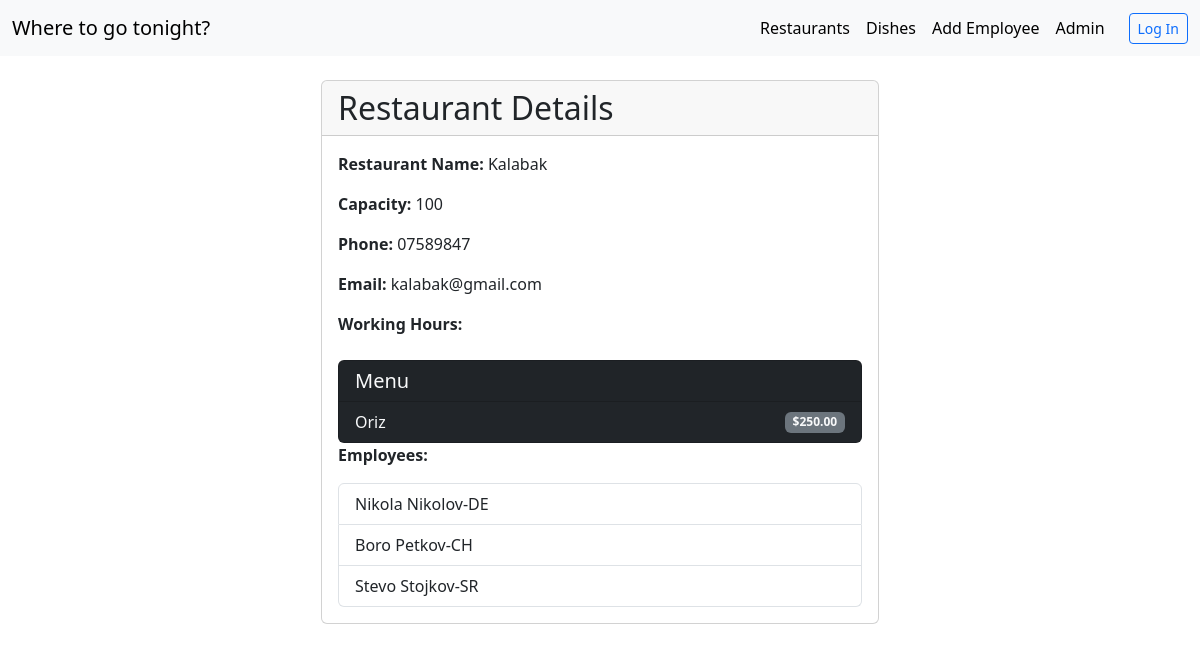
The page /restaurant_details/1/ on the database as committed earlier.
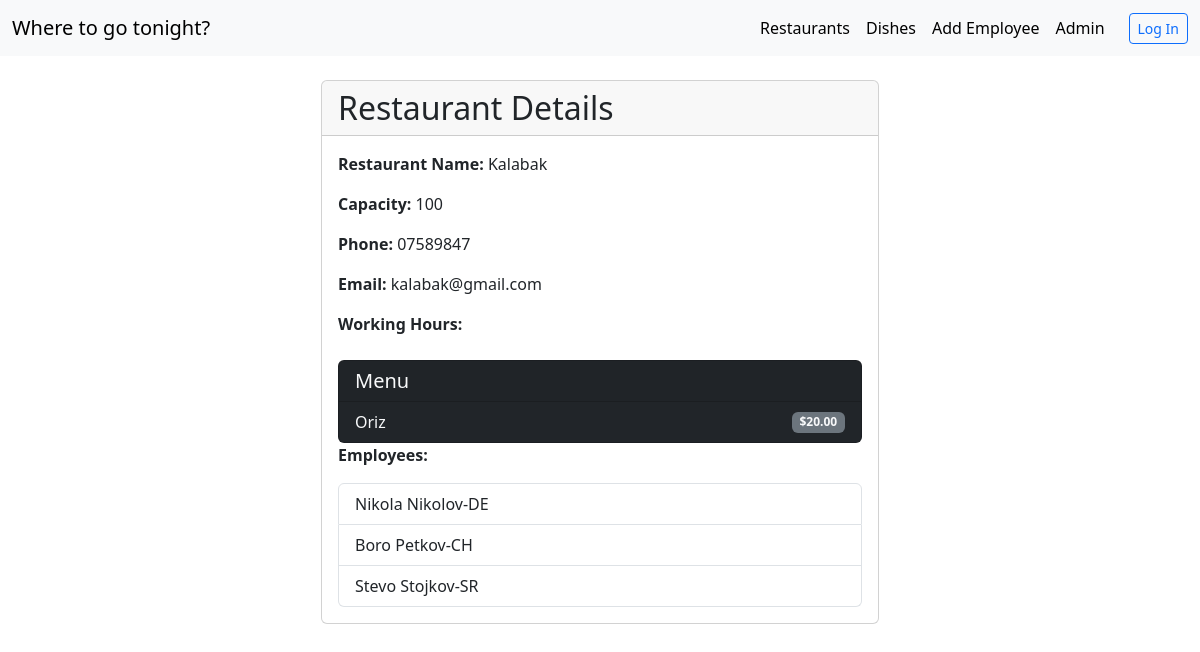
The same page on the database as committed later.
### restapp/models.py (models this page shows, shortened)
class DishRestaurant(models.Model):
    restaurant = models.ForeignKey(Restaurant, on_delete=models.CASCADE)
    dish = models.ForeignKey(Dish, on_delete=models.CASCADE)
    price = models.DecimalField(max_digits=6, decimal_places=2)

class Dish(models.Model):
    name = models.CharField(max_length=30)
    ingredients = models.TextField(blank=True, null=True)
    calories = models.IntegerField()
    image = models.ImageField(upload_to='dishes/', blank=True, null=True)

### restapp/views.py (the view)
# urls.py: path('restaurant_details/<restaurant_id>/', restaurant_detail, name="restaurant details"),
def restaurant_detail(request, restaurant_id):
    restaurant = Restaurant.objects.get(id=restaurant_id)
    return render(request, 'restaurant_detail.html', {'restaurant': restaurant})

### restapp/models.py (called while the page is built)
    def get_employees(self):
        return Employee.objects.filter(restaurant=self)

    def get_hours(self):
        hours = BusinessHours.objects.filter(restaurant=self)
        return "; ".join([str(hour) for hour in hours])

    def __str__(self):
        return f"{self.name} {self.surname}-{self.position}"

### restapp/templates/restaurant_detail.html
{% extends "base.html" %}
{% block content %}
    <div class="container d-flex justify-content-center mt-4">
        <div class="card" style="width: 50%">
            <div class="card-header">
                <h2 class="mb-0">Restaurant Details</h2>
            </div>
            <div class="card-body">
                <p><strong>Restaurant Name:</strong> {{ restaurant.name }}</p>
                <p><strong>Capacity:</strong> {{ restaurant.capacity }}</p>
                <p><strong>Phone:</strong> {{ restaurant.phone }}</p>
                <p><strong>Email:</strong> {{ restaurant.email }}</p>
                <p><strong>Working Hours:</strong> {{ restaurant.get_hours }}</p>
                <div class="card bg-dark text-light mt-4">
                    <div class="card-header">
                        <h5 class="mb-0">Menu</h5>
                    </div>
                    <ul class="list-group list-group-flush">
                        {% for dish_res in restaurant.dishrestaurant_set.all %}
                            <li class="list-group-item bg-dark text-light d-flex justify-content-between align-items-center">
                                <span>{{ dish_res.dish.name }}</span>
                                <span class="badge bg-secondary text-light">${{ dish_res.price }}</span>
                            </li>
                        {% empty %}
                            <li class="list-group-item text-muted">No dishes available.</li>
                        {% endfor %}
                    </ul>
                </div>
                <p><strong>Employees:</strong></p>
                <ul class="list-group">
                    {% for employee in restaurant.get_employees %}
                        <li class="list-group-item">{{ employee }}</li>
                    {% empty %}
                        <li class="list-group-item">No employees available.</li>
                    {% endfor %}
                </ul>
            </div>
        </div>
    </div>
{% endblock %}

Rows that differ between the two databases and show on the page:
changed DishRestaurant "Oriz": price "250.00" → "20.00"
